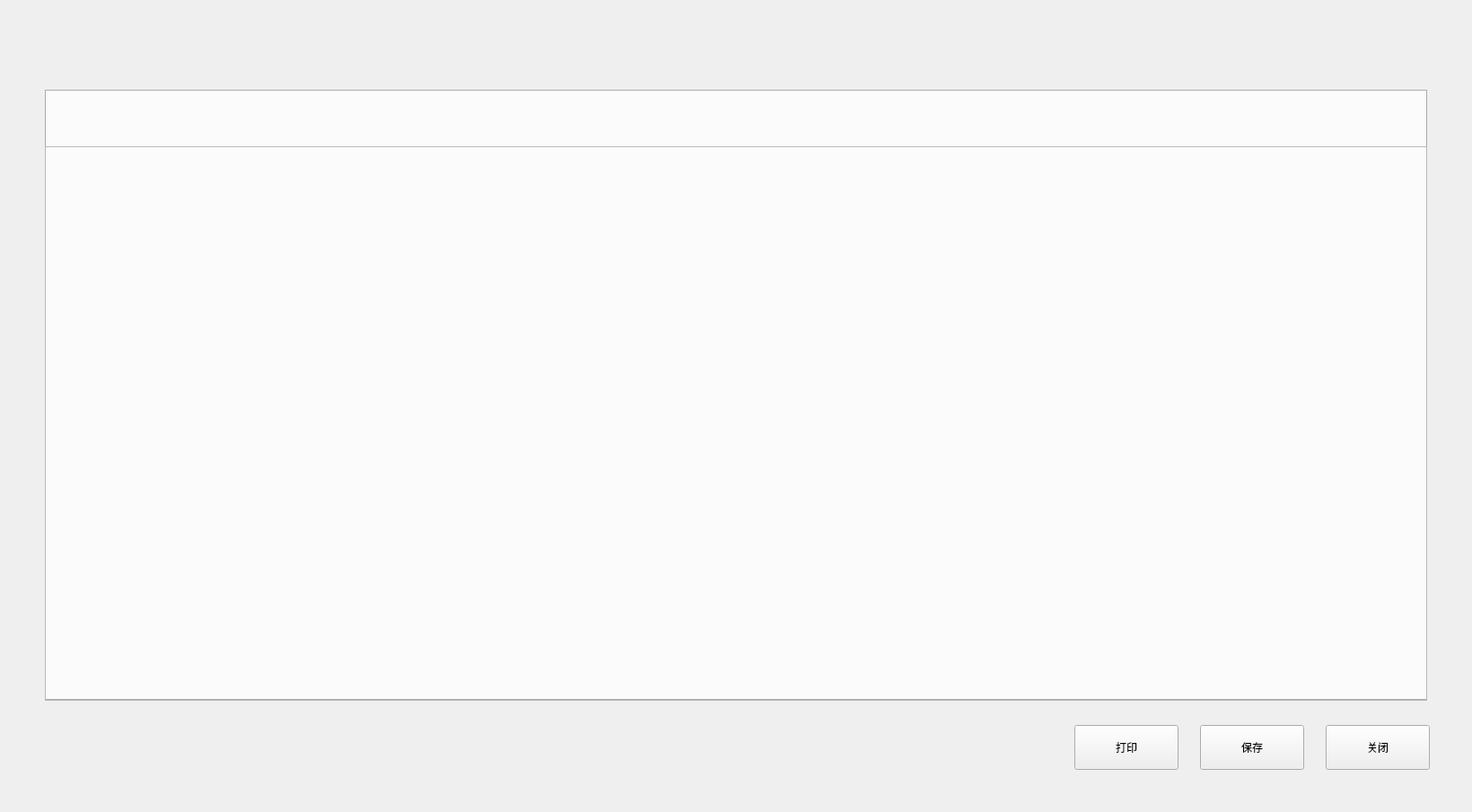
<?xml version="1.0" encoding="UTF-8"?>
<ui version="4.0">
 <class>QComputNeedDialog</class>
 <widget class="QWidget" name="QComputNeedDialog">
  <property name="geometry">
   <rect>
    <x>0</x>
    <y>0</y>
    <width>1640</width>
    <height>905</height>
   </rect>
  </property>
  <property name="windowTitle">
   <string notr="true">QComputNeedDialog</string>
  </property>
  <widget class="QLabel" name="Warning_Widget">
   <property name="geometry">
    <rect>
     <x>50</x>
     <y>804</y>
     <width>201</width>
     <height>31</height>
    </rect>
   </property>
   <property name="text">
    <string/>
   </property>
  </widget>
  <widget class="QLabel" name="Time_Widget">
   <property name="geometry">
    <rect>
     <x>50</x>
     <y>831</y>
     <width>201</width>
     <height>31</height>
    </rect>
   </property>
   <property name="text">
    <string/>
   </property>
   <property name="fonts" stdset="0">
    <string notr="true">16</string>
   </property>
  </widget>
  <widget class="QPushButton" name="Prn_Button">
   <property name="geometry">
    <rect>
     <x>1197</x>
     <y>808</y>
     <width>116</width>
     <height>50</height>
    </rect>
   </property>
   <property name="text">
    <string>打印</string>
   </property>
   <property name="buttons" stdset="0">
    <string notr="true">btn_dlg</string>
   </property>
  </widget>
  <widget class="QPushButton" name="Save_Button">
   <property name="geometry">
    <rect>
     <x>1337</x>
     <y>808</y>
     <width>116</width>
     <height>50</height>
    </rect>
   </property>
   <property name="text">
    <string>保存</string>
   </property>
   <property name="buttons" stdset="0">
    <string notr="true">btn_dlg</string>
   </property>
  </widget>
  <widget class="QPushButton" name="pushButton_3">
   <property name="geometry">
    <rect>
     <x>1477</x>
     <y>808</y>
     <width>116</width>
     <height>50</height>
    </rect>
   </property>
   <property name="text">
    <string>关闭</string>
   </property>
   <property name="buttons" stdset="0">
    <string notr="true">btn_dlg</string>
   </property>
  </widget>
  <widget class="QTabWidget" name="tabWidget">
   <property name="geometry">
    <rect>
     <x>50</x>
     <y>100</y>
     <width>1540</width>
     <height>681</height>
    </rect>
   </property>
  </widget>
  <widget class="QFrame" name="line_h">
   <property name="geometry">
    <rect>
     <x>50</x>
     <y>163</y>
     <width>1540</width>
     <height>1</height>
    </rect>
   </property>
   <property name="frameShape">
    <enum>QFrame::StyledPanel</enum>
   </property>
   <property name="frameShadow">
    <enum>QFrame::Raised</enum>
   </property>
   <property name="lines" stdset="0">
    <string notr="true">solid</string>
   </property>
  </widget>
  <widget class="QFrame" name="line_h_2">
   <property name="geometry">
    <rect>
     <x>50</x>
     <y>780</y>
     <width>1540</width>
     <height>1</height>
    </rect>
   </property>
   <property name="frameShape">
    <enum>QFrame::StyledPanel</enum>
   </property>
   <property name="frameShadow">
    <enum>QFrame::Raised</enum>
   </property>
   <property name="lines" stdset="0">
    <string notr="true">solid</string>
   </property>
  </widget>
  <widget class="QFrame" name="line_v">
   <property name="geometry">
    <rect>
     <x>50</x>
     <y>163</y>
     <width>1</width>
     <height>617</height>
    </rect>
   </property>
   <property name="frameShape">
    <enum>QFrame::StyledPanel</enum>
   </property>
   <property name="frameShadow">
    <enum>QFrame::Raised</enum>
   </property>
   <property name="lines" stdset="0">
    <string notr="true">solid</string>
   </property>
  </widget>
  <widget class="QFrame" name="line_v_2">
   <property name="geometry">
    <rect>
     <x>1589</x>
     <y>163</y>
     <width>1</width>
     <height>617</height>
    </rect>
   </property>
   <property name="frameShape">
    <enum>QFrame::StyledPanel</enum>
   </property>
   <property name="frameShadow">
    <enum>QFrame::Raised</enum>
   </property>
   <property name="lines" stdset="0">
    <string notr="true">solid</string>
   </property>
  </widget>
 </widget>
 <layoutdefault spacing="6" margin="11"/>
 <resources/>
 <connections/>
</ui>
